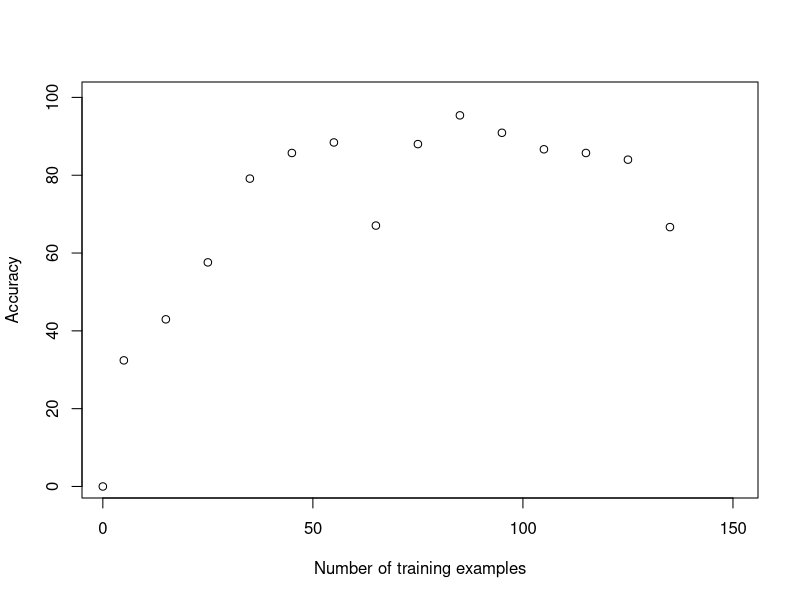

Write the R code that produced this figure.
setwd("~/Desktop/F/data science/decorate_try")

plot(0,0, xlim=c(1,150), ylim=c(1,100), xlab="Number of training examples", ylab="Accuracy" ,type="b")
#
z=5
while(z<=140)
{
library(rpart)
h=sample(nrow(iris),z)
train=iris[h,]
test=iris[-h,]
actual=test$Species
test$Species=NULL
cases=z
Csize=25
I=50
R=0.8
name=c("setosa","versicolor", "virginica")
normalize<-function(df)
{
  for( i in 1:nrow(df))
  {
    for(j in 1:ncol(df))
    {
      df[i,j]=df[i,j]/sum(df[i,])    
    }
  }
  df
}

inverse_prob<-function(df)
{
  dat=data.frame()
  for( i in 1:nrow(df))
  {
    for(j in 1:ncol(df))
    {
      dat[i,j]=(1/df[i,j])/sum(1/df[i,])    
    }
  }
  dat
}

error<-function(pred)
{
  e=0
  p=apply(pred,1,which.max)
  ans=name[p]
  for (i in 1:cases)
  {
     if(ans[i]==train$Species[i])
       e=e+1
  }
  e
}

generate<-function(mean, std)
{
  size=R*cases
  rand=rnorm(1000,mean,std)
  k=sample(rand,size)
  k
}

new_addition<-function(train)
{
  dat=data.frame()
  dat=generate(mean(train[,1]),sd(train[,1]))
  for(i in 2:(ncol(train)-1))
  {
    dat=cbind(dat,generate(mean(train[,i]),sd(train[,i])))
    dat[,i]
  }
  dat
}

i=1
trials=1

Cstar=rpart(Species~., data=train)
pred=predict(Cstar,train[,1:4], type="prob")
pred.cstar=predict(Cstar,test)
epsilon=error(pred)
#accuracy1=prop.table(table(actual==name[apply(pred,c,1,which.max)]))[2]



while(i<Csize & trials<I)
{
  add=new_addition(train)
  colnames(add)=c("Sepal.Length", "Sepal.Width",  "Petal.Length", "Petal.Width")
  add=as.data.frame(add)
  pred.test=predict(Cstar,add)
  pred.test[pred.test==0]=0.0000001
  
  pred.test=normalize(pred.test)
  pred.test.new=inverse_prob(pred.test)
  p=apply(pred.test.new,1,which.max)
  ans=name[p] 
  add$Species=ans
  train=rbind(train,add)
  
  C=rpart(Species~.,data=train)
  pred.c=predict(C,test)
  p1=apply(pred.c,1,which.max)
  
  #accuracy2=prop.table(table(actual==name[p1]))[2]
  
  #if(accuracy2>accuracy1)
  #{
  #  accuracy1=accuracy2
  #  pred.cstar=(pred.c+pred.cstar)/2
  #}
  
  pred.cstar=(pred.c+pred.cstar)/2
  train=train[1:z,]
  pred1=predict(C,train[,1:4], type="prob")
  #pred2=predict(Cstar,train, type="prob")
  epsilon.star=error(pred1)
  if(epsilon.star<epsilon)
  {
    i=i+1
    epsilon=epsilon.star
  } else
  {
    pred.cstar=2*pred.cstar-pred.c
  }
  trials=trials+1
}

points(z,prop.table(table(actual==name[apply(pred.cstar,1,which.max)]))[2]*100)
z=z+10
}
